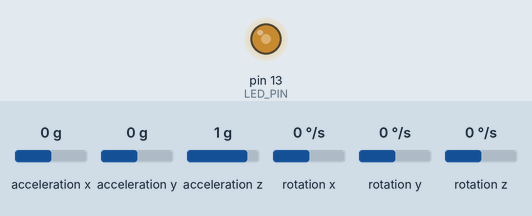
Bench run of a sketch on a simulated Arduino Uno, built with avr-gcc and run on an emulated ATmega328P. Shown: output pins drawn as LEDs (lit = HIGH). The test bench sets the inputs (shaded band); at power-on: acceleration x 0 g, acceleration z 1 g, acceleration y 0 g, rotation x 0 °/s, rotation y 0 °/s, rotation z 0 °/s. What the sketch prints to the serial monitor is not drawn.

Above: at 1.2 s.
1.3 s: acceleration x set to 0.8 g
4.3 s: acceleration z set to -1.4 g
7.3 s: acceleration y set to -1.4 g
10.3 s: rotation x set to -192 °/s
Timing chart, 0 to 14.3 s (numbered marks = the images above; inputs shaded):
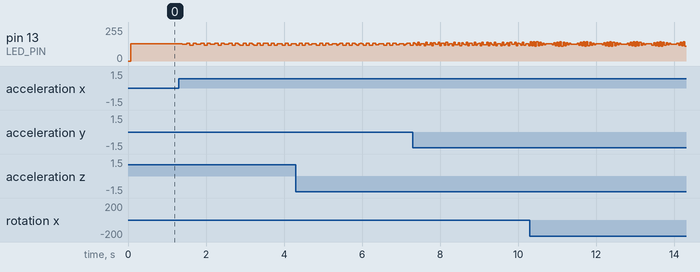

The sketch:

MPU6050.ino
```cpp
// I2C device class (I2Cdev) demonstration Arduino sketch for MPU6050 class
// Updates should (hopefully) always be available at https://github.com/jrowberg/i2cdevlib

#include "Wire.h"
#include "I2Cdev.h"
#include "MPU6050.h"

// class default I2C address is 0x68
// specific I2C addresses may  be passed as a parameter here
// AD0 low = 0x68 (default for InvenSense evaluation board)
// AD0 high = 0x69 地址
MPU6050 accelgyro;  //实例化mpu6050

int16_t ax, ay, az;   // 三维加速度
int16_t gx, gy, gz;   // 三维角速度
float gyro_y;
float gy0;            // 陀螺仪零点
float rgyro=0.35;

#define LED_PIN 13
bool blinkState = false;

void setup() {
    // join I2C bus (I2Cdev library doesn't do this automatically)
    Wire.begin();

    // initialize serial communication
    // (38400 chosen because it works as well at 8MHz as it does at 16MHz, but
    // it's really up to you depending on your project)
    Serial.begin(115200);   //监视的波特率

    // initialize device
    Serial.println("Initializing I2C devices...");
    accelgyro.initialize();  // 陀螺仪初始化

    // verify connection
    Serial.println("Testing device connections...");
    Serial.println(accelgyro.testConnection() ? "MPU6050 connection successful" : "MPU6050 connection failed");

    // configure Arduino LED for
    pinMode(LED_PIN, OUTPUT);
}

void loop() {
    // read raw accel/gyro measurements from device
    accelgyro.getMotion6(&ax, &ay, &az, &gx, &gy, &gz);
    gyro_y=-(gy-10.58)*rgyro;
    // these methods (and a few others) are also available
    //accelgyro.getAcceleration(&ax, &ay, &az);
    //accelgyro.getRotation(&gx, &gy, &gz);

    // display tab-separated accel/gyro x/y/z values
    Serial.print("a/g:\t");
    Serial.print(ax); Serial.print("\t");
    Serial.print(ay); Serial.print("\t");
    Serial.print(az); Serial.print("\t");
    Serial.print(gx); Serial.print("\t");
    Serial.print(gy); Serial.print("\t");
    Serial.println(gz);Serial.print("\t");
    Serial.print(gyro_y);Serial.print("\t");

    // blink LED to indicate activity
    blinkState = !blinkState;
    digitalWrite(LED_PIN, blinkState);
}
```
